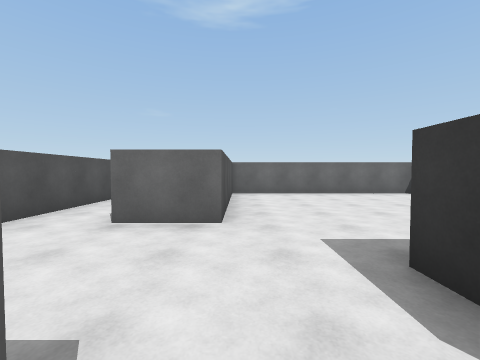
view 1 (above)

17 first-person views from a walk through a scene from a Unity 3-D project. The camera is 1.4 m above the floor, tilts 2° down and sees 90° across. The floor is counted in squares, 2 m on a side. Each view is taken from the middle of a square. On the plan, view 1 faces up. The plan holds only what a view shows up to about 9 squares ahead; the rest is blank. The player character is not drawn. Surface patterns are stand-ins for the level's own textures.

view 2
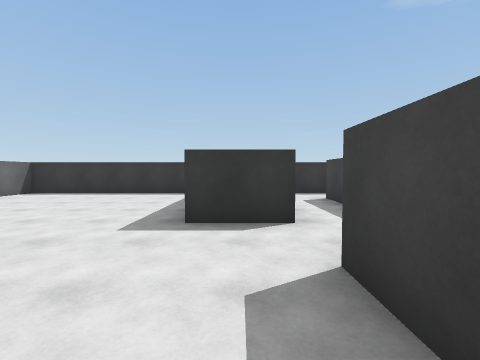

view 3
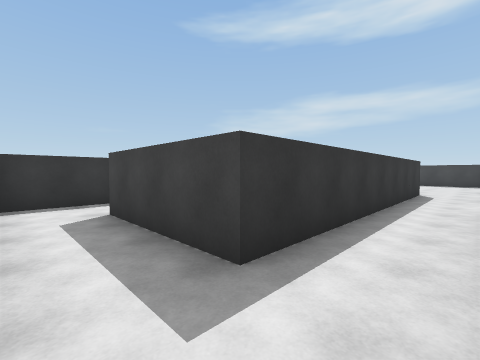

view 4
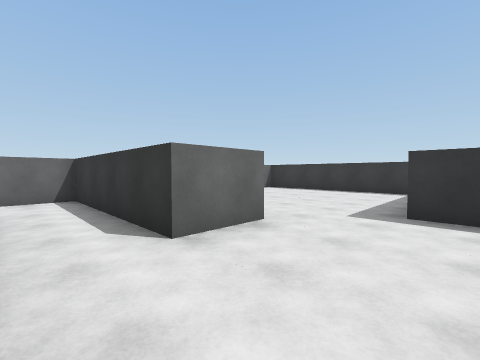

view 5
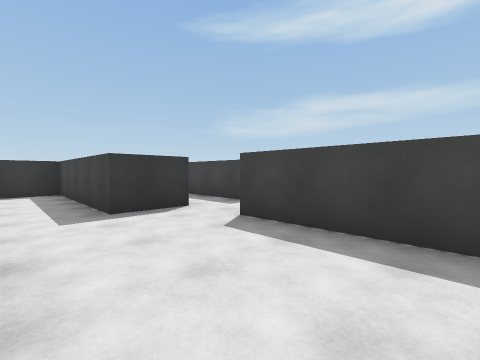

view 6
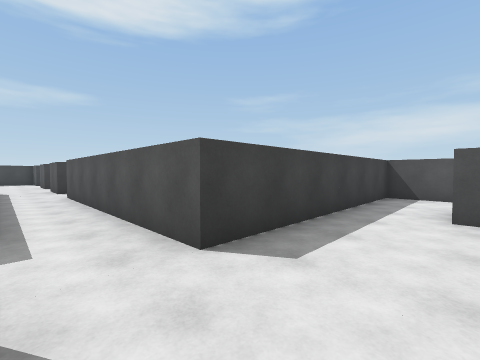

view 7
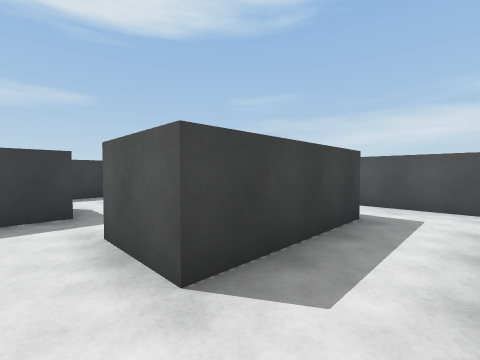

view 8
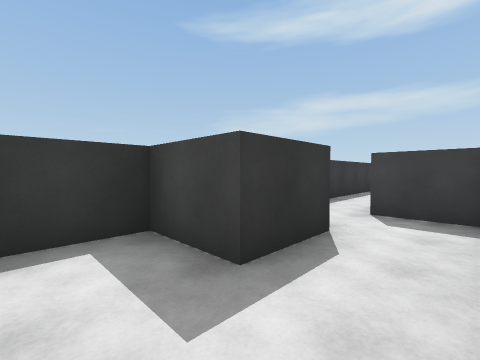

view 9
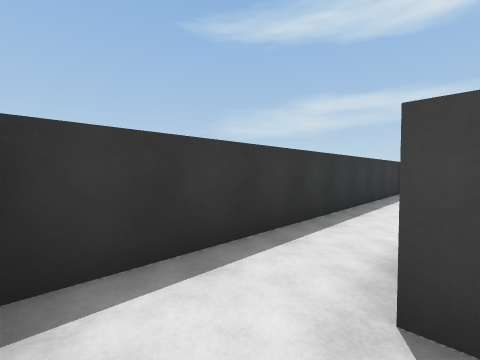

view 10
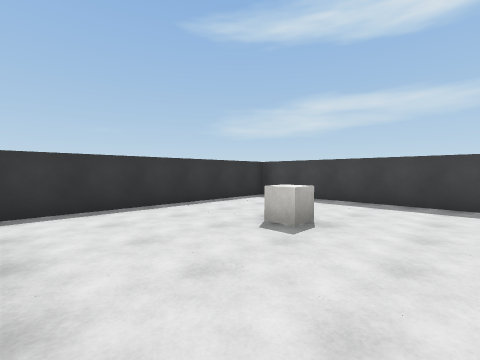

view 11
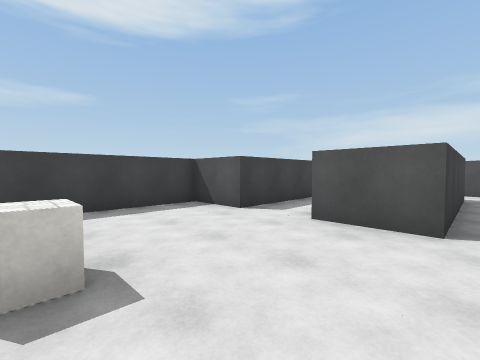

view 12
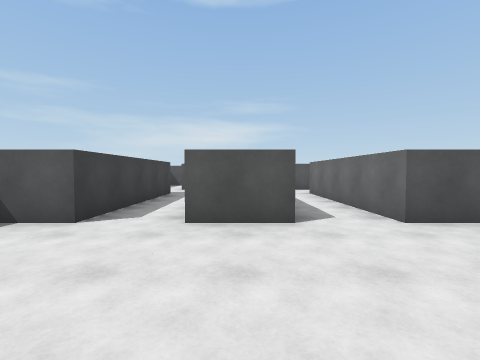

view 13
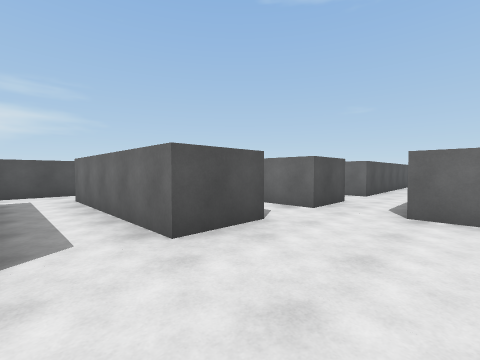

view 14
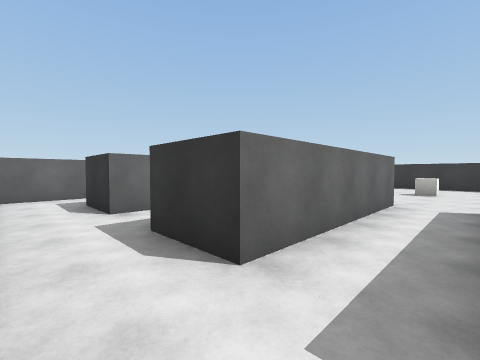

view 15
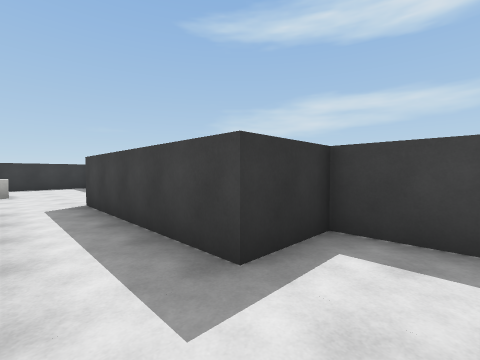

view 16
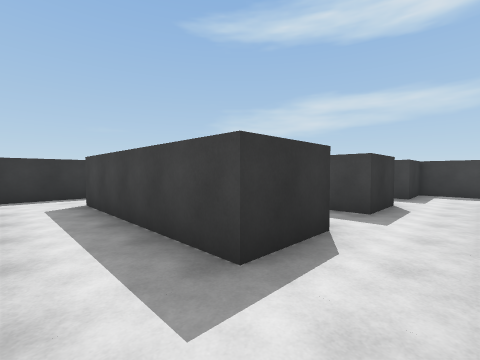

view 17
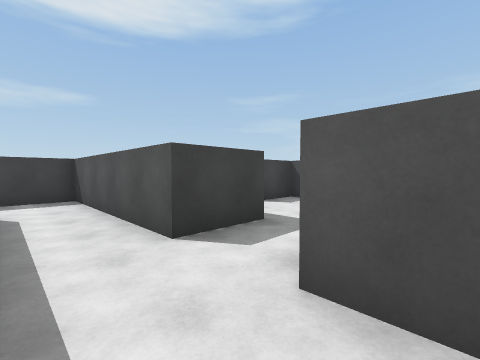

### Floor plan
Points are (right, up) in squares from view 1. A wall is a line through its corners. A room is listed if a view was taken in it or the views show most of it. See-through windows are left out.
Room 1 (views 1, 2, 3, 4, 5, 6, 7, 16)
walls: (1.2, 0.1) (1.2, 1.7) (5.7, 1.7) (5.7, 7.7) (-0.3, 7.7) (-0.3, 3.2) (-1.7, 3.2) (-1.7, 7.7) (-3.1, 7.7); (-3.5, 0.2) (-0.3, 0.2) (-0.3, -5.8) (-0.9, -5.8); (-3.2, 6.1) (-3.2, 1.8); (5.7, -2.6) (5.7, 0.1); (-4.4, -5.8) (-6, -5.8); (1.2, -8.7) (1.2, -1.3) (4.2, -1.3) (4.2, -2.8); (-4.8, -8.7) (-4.8, -7.3) (-0.3, -7.3) (-0.3, -8.7)
ways out: opening at (5, -2) to room 2; opening at (-5.5, -8) to room 3; opening at (0.5, -8) to room 3; opening at (-4, 1) to room 4
Room 2 (views 8, 9)
walls: (4.2, -5.9) (4.2, -4.3) (5.7, -4.3) (5.7, -2.6); (2.9, -7.3) (4.2, -7.3); (5.7, -8.6) (5.7, -5.9)
ways out: opening at (5, -2) to room 1; opening at (5, -8) to room 3
Room 3 (views 10, 11, 12, 13, 14, 15)
walls: (-0.3, -10.3) (-0.3, -11.8) (-4.8, -11.8) (-4.8, -10.3) (-0.3, -10.3); (-0.3, -8.7) (-4.8, -8.7); (2.1, -8.7) (1.2, -8.7); (-6.3, -10) (-6.3, -13); (-6.1, -14.8) (-4.8, -14.8) (-4.8, -13.2) (-0.3, -13.2) (-0.3, -14.8) (5.7, -14.8) (5.7, -8.6)
low walls: (2.7, -12.2) (2.7, -11.6) (3.2, -11.6)
ways out: opening at (-5.5, -8) to room 1; opening at (0.5, -8) to room 1; opening at (5, -8) to room 2
Room 4 (view 17)
walls: (-7.8, 4.8) (-6.3, 4.8) (-6.3, 0.2) (-3.5, 0.2); (-6.3, 7.1) (-6.3, 6.2)
ways out: opening at (-4, 1) to room 1; opening at (-7, 5.5)

Positions as (right, up) in squares from view 1, and headings:
1: (0, 0), facing up
2: (-2, 1), facing right
3: (0, 0), facing down-right
4: (-3, 1), facing up-right
5: (-3, 3), facing down-right
6: (1, 2), facing down-left
7: (5, 0), facing down-left
8: (3, -3), facing down-right
9: (4, -6), facing down-right
10: (1, -9), facing down-right
11: (3, -10), facing down-left
12: (3, -11), facing left
13: (2, -13), facing up-left
14: (-6, -13), facing up-right
15: (-6, -12), facing down-right
16: (-6, -6), facing down-right
17: (-5, 7), facing down-left
